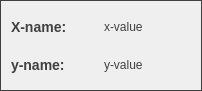
<?xml version="1.0" encoding="UTF-8"?>
<ui version="4.0">
 <class>mainForm</class>
 <widget class="QWidget" name="mainForm">
  <property name="geometry">
   <rect>
    <x>0</x>
    <y>0</y>
    <width>202</width>
    <height>91</height>
   </rect>
  </property>
  <property name="sizePolicy">
   <sizepolicy hsizetype="Fixed" vsizetype="Fixed">
    <horstretch>0</horstretch>
    <verstretch>0</verstretch>
   </sizepolicy>
  </property>
  <property name="windowTitle">
   <string>Form</string>
  </property>
  <property name="styleSheet">
   <string notr="true">QLabel{
	color:#404040;
}

#mainForm{
background-color:;
	color: rgb(248, 248, 248);
	border:1px solid #404040;
}</string>
  </property>
  <layout class="QGridLayout" name="gridLayout">
   <item row="0" column="0">
    <widget class="QLabel" name="x_title">
     <property name="sizePolicy">
      <sizepolicy hsizetype="Preferred" vsizetype="Preferred">
       <horstretch>0</horstretch>
       <verstretch>0</verstretch>
      </sizepolicy>
     </property>
     <property name="minimumSize">
      <size>
       <width>50</width>
       <height>0</height>
      </size>
     </property>
     <property name="maximumSize">
      <size>
       <width>100</width>
       <height>16777215</height>
      </size>
     </property>
     <property name="sizeIncrement">
      <size>
       <width>0</width>
       <height>0</height>
      </size>
     </property>
     <property name="styleSheet">
      <string notr="true">font-weight:bold;
font-size: 14px;</string>
     </property>
     <property name="text">
      <string>X-name:</string>
     </property>
    </widget>
   </item>
   <item row="1" column="0">
    <widget class="QLabel" name="y_title">
     <property name="sizePolicy">
      <sizepolicy hsizetype="Minimum" vsizetype="Preferred">
       <horstretch>0</horstretch>
       <verstretch>0</verstretch>
      </sizepolicy>
     </property>
     <property name="minimumSize">
      <size>
       <width>50</width>
       <height>0</height>
      </size>
     </property>
     <property name="maximumSize">
      <size>
       <width>100</width>
       <height>16777215</height>
      </size>
     </property>
     <property name="styleSheet">
      <string notr="true">font-weight:bold;
font-size: 14px;</string>
     </property>
     <property name="text">
      <string>y-name:</string>
     </property>
    </widget>
   </item>
   <item row="0" column="1">
    <widget class="QLabel" name="x_value">
     <property name="text">
      <string>x-value</string>
     </property>
    </widget>
   </item>
   <item row="1" column="1">
    <widget class="QLabel" name="y_value">
     <property name="text">
      <string>y-value</string>
     </property>
    </widget>
   </item>
  </layout>
 </widget>
 <resources/>
 <connections/>
</ui>
